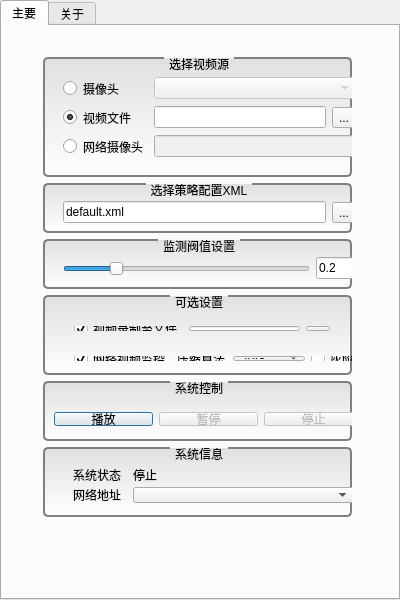
<?xml version="1.0" encoding="UTF-8"?>
<ui version="4.0">
 <class>Dialog</class>
 <widget class="QDialog" name="Dialog">
  <property name="windowModality">
   <enum>Qt::NonModal</enum>
  </property>
  <property name="geometry">
   <rect>
    <x>0</x>
    <y>0</y>
    <width>400</width>
    <height>600</height>
   </rect>
  </property>
  <property name="windowTitle">
   <string>火灾报警系统</string>
  </property>
  <property name="styleSheet">
   <string notr="true">QGroupBox {
	background-color: qlineargradient(x1: 0, y1: 0, x2: 0, y2: 1, stop: 0 #E0E0E0, stop: 1 #FFFFFF);
    border: 2px solid gray;
    border-radius: 5px;
    margin-top: 1ex; /* leave space at the top for the title */
}

QGroupBox::title {
    subcontrol-origin: margin;
    subcontrol-position: top center; /* position at the top center */
    padding: 0 3px;
}</string>
  </property>
  <widget class="QTabWidget" name="tabWidget">
   <property name="geometry">
    <rect>
     <x>0</x>
     <y>0</y>
     <width>400</width>
     <height>600</height>
    </rect>
   </property>
   <property name="currentIndex">
    <number>0</number>
   </property>
   <widget class="QWidget" name="tab">
    <attribute name="title">
     <string>主要</string>
    </attribute>
    <widget class="QWidget" name="layoutWidget">
     <property name="geometry">
      <rect>
       <x>30</x>
       <y>20</y>
       <width>331</width>
       <height>541</height>
      </rect>
     </property>
     <layout class="QVBoxLayout" name="verticalLayout">
      <item>
       <widget class="QGroupBox" name="groupBox">
        <property name="enabled">
         <bool>true</bool>
        </property>
        <property name="sizePolicy">
         <sizepolicy hsizetype="Preferred" vsizetype="Fixed">
          <horstretch>0</horstretch>
          <verstretch>0</verstretch>
         </sizepolicy>
        </property>
        <property name="minimumSize">
         <size>
          <width>0</width>
          <height>120</height>
         </size>
        </property>
        <property name="maximumSize">
         <size>
          <width>16777215</width>
          <height>120</height>
         </size>
        </property>
        <property name="title">
         <string>选择视频源</string>
        </property>
        <widget class="QWidget" name="widget" native="true">
         <property name="geometry">
          <rect>
           <x>20</x>
           <y>20</y>
           <width>293</width>
           <height>81</height>
          </rect>
         </property>
         <layout class="QGridLayout" name="gridLayout">
          <property name="margin">
           <number>0</number>
          </property>
          <item row="0" column="0">
           <widget class="QRadioButton" name="fromCamera">
            <property name="text">
             <string>摄像头</string>
            </property>
           </widget>
          </item>
          <item row="0" column="1">
           <widget class="QComboBox" name="cameraList">
            <property name="enabled">
             <bool>false</bool>
            </property>
            <property name="editable">
             <bool>false</bool>
            </property>
           </widget>
          </item>
          <item row="1" column="0">
           <widget class="QRadioButton" name="fromFile">
            <property name="text">
             <string>视频文件</string>
            </property>
            <property name="checked">
             <bool>true</bool>
            </property>
           </widget>
          </item>
          <item row="1" column="1">
           <layout class="QHBoxLayout" name="horizontalLayout">
            <item>
             <widget class="QLineEdit" name="filePath"/>
            </item>
            <item>
             <widget class="QToolButton" name="openFileButton">
              <property name="sizePolicy">
               <sizepolicy hsizetype="Minimum" vsizetype="Fixed">
                <horstretch>0</horstretch>
                <verstretch>0</verstretch>
               </sizepolicy>
              </property>
              <property name="text">
               <string>...</string>
              </property>
             </widget>
            </item>
           </layout>
          </item>
          <item row="2" column="0">
           <widget class="QRadioButton" name="fromNet">
            <property name="text">
             <string>网络摄像头</string>
            </property>
           </widget>
          </item>
          <item row="2" column="1">
           <widget class="QLineEdit" name="netIp">
            <property name="enabled">
             <bool>false</bool>
            </property>
           </widget>
          </item>
         </layout>
        </widget>
       </widget>
      </item>
      <item>
       <widget class="QGroupBox" name="groupBox_3">
        <property name="sizePolicy">
         <sizepolicy hsizetype="Preferred" vsizetype="Fixed">
          <horstretch>0</horstretch>
          <verstretch>0</verstretch>
         </sizepolicy>
        </property>
        <property name="minimumSize">
         <size>
          <width>0</width>
          <height>50</height>
         </size>
        </property>
        <property name="maximumSize">
         <size>
          <width>16777215</width>
          <height>50</height>
         </size>
        </property>
        <property name="title">
         <string>选择策略配置XML</string>
        </property>
        <widget class="QWidget" name="horizontalWidget" native="true">
         <property name="geometry">
          <rect>
           <x>20</x>
           <y>16</y>
           <width>293</width>
           <height>27</height>
          </rect>
         </property>
         <property name="minimumSize">
          <size>
           <width>0</width>
           <height>0</height>
          </size>
         </property>
         <layout class="QHBoxLayout" name="horizontalLayout_3">
          <property name="margin">
           <number>0</number>
          </property>
          <item>
           <widget class="QLineEdit" name="xmlPath">
            <property name="sizePolicy">
             <sizepolicy hsizetype="Expanding" vsizetype="Fixed">
              <horstretch>0</horstretch>
              <verstretch>0</verstretch>
             </sizepolicy>
            </property>
            <property name="minimumSize">
             <size>
              <width>0</width>
              <height>0</height>
             </size>
            </property>
            <property name="text">
             <string>default.xml</string>
            </property>
           </widget>
          </item>
          <item>
           <widget class="QToolButton" name="openXmlButton">
            <property name="sizePolicy">
             <sizepolicy hsizetype="Fixed" vsizetype="Fixed">
              <horstretch>0</horstretch>
              <verstretch>0</verstretch>
             </sizepolicy>
            </property>
            <property name="text">
             <string>...</string>
            </property>
           </widget>
          </item>
         </layout>
        </widget>
       </widget>
      </item>
      <item>
       <widget class="QGroupBox" name="groupBox_5">
        <property name="sizePolicy">
         <sizepolicy hsizetype="Preferred" vsizetype="Fixed">
          <horstretch>0</horstretch>
          <verstretch>0</verstretch>
         </sizepolicy>
        </property>
        <property name="minimumSize">
         <size>
          <width>0</width>
          <height>50</height>
         </size>
        </property>
        <property name="title">
         <string>监测阀值设置</string>
        </property>
        <widget class="QWidget" name="widget" native="true">
         <property name="geometry">
          <rect>
           <x>20</x>
           <y>16</y>
           <width>293</width>
           <height>27</height>
          </rect>
         </property>
         <layout class="QHBoxLayout" name="horizontalLayout_4">
          <property name="margin">
           <number>0</number>
          </property>
          <item>
           <widget class="QSlider" name="valveSlider">
            <property name="maximum">
             <number>10000</number>
            </property>
            <property name="singleStep">
             <number>1</number>
            </property>
            <property name="value">
             <number>2000</number>
            </property>
            <property name="orientation">
             <enum>Qt::Horizontal</enum>
            </property>
           </widget>
          </item>
          <item>
           <widget class="QLineEdit" name="valve">
            <property name="maximumSize">
             <size>
              <width>40</width>
              <height>16777215</height>
             </size>
            </property>
            <property name="inputMethodHints">
             <set>Qt::ImhNone</set>
            </property>
            <property name="text">
             <string>0.2</string>
            </property>
           </widget>
          </item>
         </layout>
        </widget>
       </widget>
      </item>
      <item>
       <widget class="QGroupBox" name="groupBox_6">
        <property name="sizePolicy">
         <sizepolicy hsizetype="Preferred" vsizetype="Fixed">
          <horstretch>0</horstretch>
          <verstretch>0</verstretch>
         </sizepolicy>
        </property>
        <property name="minimumSize">
         <size>
          <width>0</width>
          <height>80</height>
         </size>
        </property>
        <property name="title">
         <string>可选设置</string>
        </property>
        <widget class="QWidget" name="layoutWidget">
         <property name="geometry">
          <rect>
           <x>20</x>
           <y>20</y>
           <width>278</width>
           <height>27</height>
          </rect>
         </property>
         <layout class="QHBoxLayout" name="horizontalLayout_5">
          <item>
           <widget class="QCheckBox" name="recordDirCheckBox">
            <property name="text">
             <string>视频录制至文件</string>
            </property>
            <property name="checked">
             <bool>true</bool>
            </property>
           </widget>
          </item>
          <item>
           <widget class="QLineEdit" name="recordDir">
            <property name="enabled">
             <bool>true</bool>
            </property>
            <property name="text">
             <string>.</string>
            </property>
           </widget>
          </item>
          <item>
           <widget class="QToolButton" name="openRecordDirButton">
            <property name="text">
             <string>...</string>
            </property>
           </widget>
          </item>
         </layout>
        </widget>
        <widget class="QWidget" name="layoutWidget_2">
         <property name="geometry">
          <rect>
           <x>20</x>
           <y>50</y>
           <width>331</width>
           <height>27</height>
          </rect>
         </property>
         <layout class="QHBoxLayout" name="horizontalLayout_6">
          <item>
           <widget class="QCheckBox" name="serverCheckBox">
            <property name="text">
             <string>网络视频监控</string>
            </property>
            <property name="checked">
             <bool>true</bool>
            </property>
           </widget>
          </item>
          <item>
           <widget class="QLabel" name="label_2">
            <property name="maximumSize">
             <size>
              <width>50</width>
              <height>16777215</height>
             </size>
            </property>
            <property name="text">
             <string>压缩算法</string>
            </property>
           </widget>
          </item>
          <item>
           <widget class="QComboBox" name="serverExt">
            <item>
             <property name="text">
              <string>.JPG</string>
             </property>
            </item>
            <item>
             <property name="text">
              <string>.PNG</string>
             </property>
            </item>
            <item>
             <property name="text">
              <string>.BMP</string>
             </property>
            </item>
           </widget>
          </item>
          <item>
           <widget class="QCheckBox" name="serverGray">
            <property name="text">
             <string>灰阶</string>
            </property>
           </widget>
          </item>
         </layout>
        </widget>
       </widget>
      </item>
      <item>
       <widget class="QGroupBox" name="groupBox_2">
        <property name="sizePolicy">
         <sizepolicy hsizetype="Preferred" vsizetype="Fixed">
          <horstretch>0</horstretch>
          <verstretch>0</verstretch>
         </sizepolicy>
        </property>
        <property name="minimumSize">
         <size>
          <width>0</width>
          <height>60</height>
         </size>
        </property>
        <property name="maximumSize">
         <size>
          <width>16777215</width>
          <height>60</height>
         </size>
        </property>
        <property name="title">
         <string>系统控制</string>
        </property>
        <widget class="QWidget" name="layoutWidget">
         <property name="geometry">
          <rect>
           <x>0</x>
           <y>20</y>
           <width>331</width>
           <height>36</height>
          </rect>
         </property>
         <layout class="QHBoxLayout" name="horizontalLayout_2">
          <item>
           <widget class="QPushButton" name="playButton">
            <property name="maximumSize">
             <size>
              <width>100</width>
              <height>16777215</height>
             </size>
            </property>
            <property name="text">
             <string>播放</string>
            </property>
            <property name="icon">
             <iconset resource="res.qrc">
              <normaloff>:/res/drawable/Play-Normal-icon.png</normaloff>:/res/drawable/Play-Normal-icon.png</iconset>
            </property>
           </widget>
          </item>
          <item>
           <widget class="QPushButton" name="pauseButton">
            <property name="enabled">
             <bool>false</bool>
            </property>
            <property name="maximumSize">
             <size>
              <width>100</width>
              <height>16777215</height>
             </size>
            </property>
            <property name="text">
             <string>暂停</string>
            </property>
            <property name="icon">
             <iconset resource="res.qrc">
              <normaloff>:/res/drawable/Pause-Normal-icon.png</normaloff>:/res/drawable/Pause-Normal-icon.png</iconset>
            </property>
           </widget>
          </item>
          <item>
           <widget class="QPushButton" name="stopButton">
            <property name="enabled">
             <bool>false</bool>
            </property>
            <property name="maximumSize">
             <size>
              <width>100</width>
              <height>16777215</height>
             </size>
            </property>
            <property name="text">
             <string>停止</string>
            </property>
            <property name="icon">
             <iconset resource="res.qrc">
              <normaloff>:/res/drawable/Stop-Normal-Red-icon.png</normaloff>:/res/drawable/Stop-Normal-Red-icon.png</iconset>
            </property>
           </widget>
          </item>
         </layout>
        </widget>
       </widget>
      </item>
      <item>
       <widget class="QGroupBox" name="groupBox_4">
        <property name="sizePolicy">
         <sizepolicy hsizetype="Preferred" vsizetype="Fixed">
          <horstretch>0</horstretch>
          <verstretch>0</verstretch>
         </sizepolicy>
        </property>
        <property name="minimumSize">
         <size>
          <width>0</width>
          <height>70</height>
         </size>
        </property>
        <property name="maximumSize">
         <size>
          <width>16777215</width>
          <height>70</height>
         </size>
        </property>
        <property name="title">
         <string>系统信息</string>
        </property>
        <widget class="QLabel" name="label">
         <property name="geometry">
          <rect>
           <x>30</x>
           <y>20</y>
           <width>57</width>
           <height>15</height>
          </rect>
         </property>
         <property name="text">
          <string>系统状态</string>
         </property>
        </widget>
        <widget class="QLabel" name="label_status">
         <property name="geometry">
          <rect>
           <x>90</x>
           <y>20</y>
           <width>57</width>
           <height>15</height>
          </rect>
         </property>
         <property name="text">
          <string>停止</string>
         </property>
        </widget>
        <widget class="QLabel" name="label_3">
         <property name="geometry">
          <rect>
           <x>30</x>
           <y>40</y>
           <width>57</width>
           <height>15</height>
          </rect>
         </property>
         <property name="text">
          <string>网络地址</string>
         </property>
        </widget>
        <widget class="QComboBox" name="ipComboBox">
         <property name="geometry">
          <rect>
           <x>90</x>
           <y>40</y>
           <width>221</width>
           <height>16</height>
          </rect>
         </property>
        </widget>
       </widget>
      </item>
      <item>
       <spacer name="verticalSpacer">
        <property name="orientation">
         <enum>Qt::Vertical</enum>
        </property>
        <property name="sizeType">
         <enum>QSizePolicy::Expanding</enum>
        </property>
        <property name="sizeHint" stdset="0">
         <size>
          <width>20</width>
          <height>40</height>
         </size>
        </property>
       </spacer>
      </item>
     </layout>
    </widget>
   </widget>
   <widget class="QWidget" name="tab_2">
    <attribute name="title">
     <string>关于</string>
    </attribute>
    <widget class="QTextEdit" name="textEdit">
     <property name="geometry">
      <rect>
       <x>20</x>
       <y>20</y>
       <width>361</width>
       <height>531</height>
      </rect>
     </property>
     <property name="readOnly">
      <bool>true</bool>
     </property>
     <property name="html">
      <string>&lt;!DOCTYPE HTML PUBLIC &quot;-//W3C//DTD HTML 4.0//EN&quot; &quot;http://www.w3.org/TR/REC-html40/strict.dtd&quot;&gt;
&lt;html&gt;&lt;head&gt;&lt;meta name=&quot;qrichtext&quot; content=&quot;1&quot; /&gt;&lt;style type=&quot;text/css&quot;&gt;
p, li { white-space: pre-wrap; }
&lt;/style&gt;&lt;/head&gt;&lt;body style=&quot; font-family:'Sans'; font-size:10pt; font-weight:400; font-style:normal;&quot;&gt;
&lt;p align=&quot;center&quot; style=&quot;-qt-paragraph-type:empty; margin-top:0px; margin-bottom:0px; margin-left:0px; margin-right:0px; -qt-block-indent:0; text-indent:0px;&quot;&gt;&lt;/p&gt;
&lt;p align=&quot;center&quot; style=&quot;-qt-paragraph-type:empty; margin-top:0px; margin-bottom:0px; margin-left:0px; margin-right:0px; -qt-block-indent:0; text-indent:0px;&quot;&gt;&lt;/p&gt;
&lt;p align=&quot;center&quot; style=&quot;-qt-paragraph-type:empty; margin-top:0px; margin-bottom:0px; margin-left:0px; margin-right:0px; -qt-block-indent:0; text-indent:0px;&quot;&gt;&lt;/p&gt;
&lt;p align=&quot;center&quot; style=&quot;-qt-paragraph-type:empty; margin-top:0px; margin-bottom:0px; margin-left:0px; margin-right:0px; -qt-block-indent:0; text-indent:0px;&quot;&gt;&lt;/p&gt;
&lt;p align=&quot;center&quot; style=&quot;-qt-paragraph-type:empty; margin-top:0px; margin-bottom:0px; margin-left:0px; margin-right:0px; -qt-block-indent:0; text-indent:0px;&quot;&gt;&lt;/p&gt;
&lt;p align=&quot;center&quot; style=&quot;-qt-paragraph-type:empty; margin-top:0px; margin-bottom:0px; margin-left:0px; margin-right:0px; -qt-block-indent:0; text-indent:0px;&quot;&gt;&lt;/p&gt;
&lt;p align=&quot;center&quot; style=&quot;-qt-paragraph-type:empty; margin-top:0px; margin-bottom:0px; margin-left:0px; margin-right:0px; -qt-block-indent:0; text-indent:0px;&quot;&gt;&lt;/p&gt;
&lt;p align=&quot;center&quot; style=&quot;-qt-paragraph-type:empty; margin-top:0px; margin-bottom:0px; margin-left:0px; margin-right:0px; -qt-block-indent:0; text-indent:0px;&quot;&gt;&lt;/p&gt;
&lt;p align=&quot;center&quot; style=&quot;-qt-paragraph-type:empty; margin-top:0px; margin-bottom:0px; margin-left:0px; margin-right:0px; -qt-block-indent:0; text-indent:0px;&quot;&gt;&lt;/p&gt;
&lt;p align=&quot;center&quot; style=&quot;-qt-paragraph-type:empty; margin-top:0px; margin-bottom:0px; margin-left:0px; margin-right:0px; -qt-block-indent:0; text-indent:0px;&quot;&gt;&lt;/p&gt;
&lt;p align=&quot;center&quot; style=&quot;-qt-paragraph-type:empty; margin-top:0px; margin-bottom:0px; margin-left:0px; margin-right:0px; -qt-block-indent:0; text-indent:0px;&quot;&gt;&lt;/p&gt;
&lt;p align=&quot;center&quot; style=&quot;-qt-paragraph-type:empty; margin-top:0px; margin-bottom:0px; margin-left:0px; margin-right:0px; -qt-block-indent:0; text-indent:0px;&quot;&gt;&lt;/p&gt;
&lt;p align=&quot;center&quot; style=&quot;-qt-paragraph-type:empty; margin-top:0px; margin-bottom:0px; margin-left:0px; margin-right:0px; -qt-block-indent:0; text-indent:0px;&quot;&gt;&lt;/p&gt;
&lt;p align=&quot;center&quot; style=&quot;-qt-paragraph-type:empty; margin-top:0px; margin-bottom:0px; margin-left:0px; margin-right:0px; -qt-block-indent:0; text-indent:0px;&quot;&gt;&lt;/p&gt;
&lt;p align=&quot;center&quot; style=&quot; margin-top:0px; margin-bottom:0px; margin-left:0px; margin-right:0px; -qt-block-indent:0; text-indent:0px;&quot;&gt;基于动态纹理识别的火灾报警系统&lt;/p&gt;
&lt;p align=&quot;center&quot; style=&quot; margin-top:0px; margin-bottom:0px; margin-left:0px; margin-right:0px; -qt-block-indent:0; text-indent:0px;&quot;&gt;项目负责人：李奕骁(&lt;a href=&quot;mailto:alexnekocn@gmail.com&quot;&gt;&lt;span style=&quot; text-decoration: underline; color:#0000ff;&quot;&gt;alexnekocn@gmail.com&lt;/span&gt;&lt;/a&gt;)&lt;/p&gt;
&lt;p align=&quot;center&quot; style=&quot; margin-top:0px; margin-bottom:0px; margin-left:0px; margin-right:0px; -qt-block-indent:0; text-indent:0px;&quot;&gt;主要开发人员：张旻睿(&lt;a href=&quot;mailto:ripo24@gmail.com&quot;&gt;&lt;span style=&quot; text-decoration: underline; color:#0000ff;&quot;&gt;ripo24@gmail.com&lt;/span&gt;&lt;/a&gt;)&lt;/p&gt;
&lt;p align=&quot;center&quot; style=&quot; margin-top:0px; margin-bottom:0px; margin-left:0px; margin-right:0px; -qt-block-indent:0; text-indent:0px;&quot;&gt;指导老师：全红艳&lt;/p&gt;
&lt;p align=&quot;center&quot; style=&quot; margin-top:0px; margin-bottom:0px; margin-left:0px; margin-right:0px; -qt-block-indent:0; text-indent:0px;&quot;&gt;组员：黄菲 何钦 孙江&lt;/p&gt;
&lt;p align=&quot;center&quot; style=&quot; margin-top:0px; margin-bottom:0px; margin-left:0px; margin-right:0px; -qt-block-indent:0; text-indent:0px;&quot;&gt;版本：2011-03-07&lt;/p&gt;&lt;/body&gt;&lt;/html&gt;</string>
     </property>
    </widget>
   </widget>
  </widget>
 </widget>
 <layoutdefault spacing="6" margin="11"/>
 <resources>
  <include location="res.qrc"/>
 </resources>
 <connections/>
</ui>
